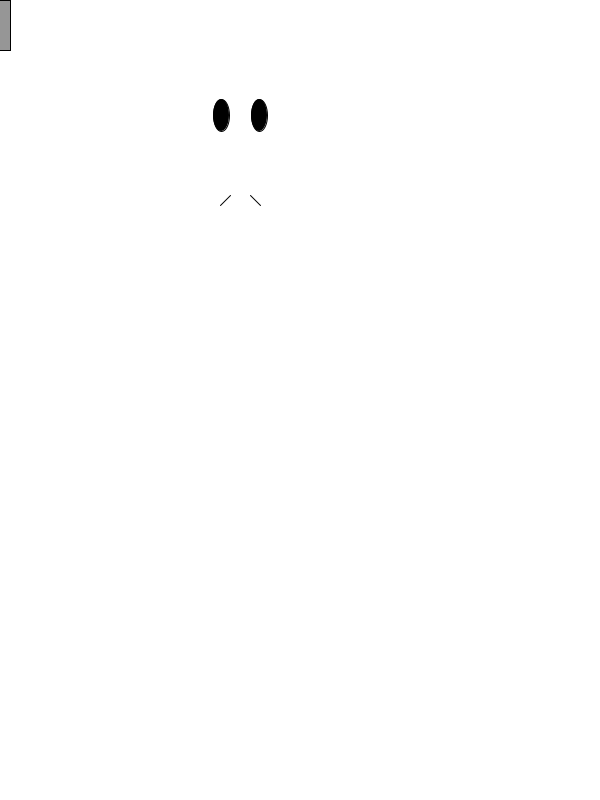
Frame 1 (no input)
Frame 60 (the mouse pressed at the canvas centre just before this capture): identical to frame 1, image omitted
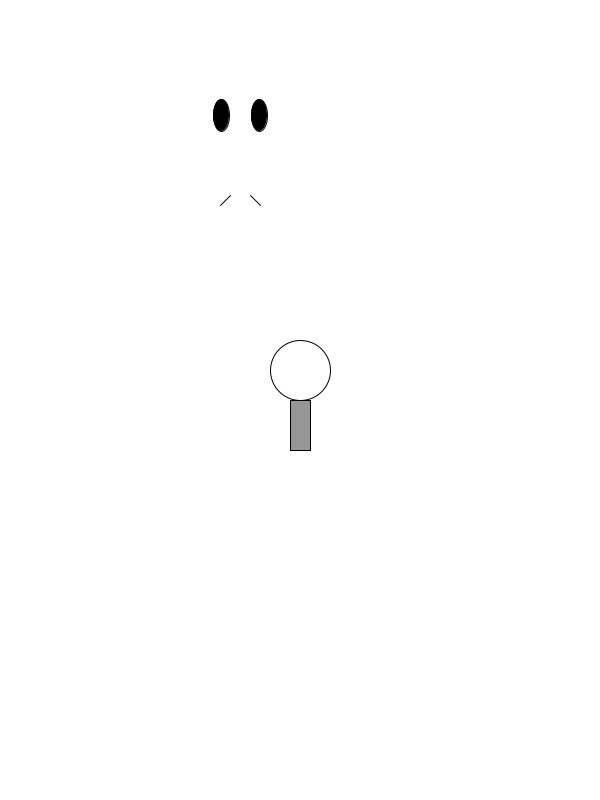
Frame 120 (the mouse held since frame 60 and released just before this capture)

The Processing sketch that drew these frames (run headless with seeded random() and noise(); from frame 60 on, the mouse is pressed at the canvas centre):

// Processing sketch: sketch_0003_interaction
// ── sketch_0003_interaction.pde
void setup() {
  size(600, 800);
}

void draw() {
  background(255);
  
  // Set ellipses and rects to CENTER mode
  ellipseMode(CENTER);
  rectMode(CENTER);
  
  drawHead(mouseX, mouseY-30);
  drawEyes();
  drawBody(mouseX, mouseY+25);
  drawLegs();
}

void drawHead(int x, int y) {
  // Head
  fill(255);
  ellipse(x, y, 60, 60);
}

void drawBody(int x, int y){
  // Body
  stroke(0);
  fill(150);
  rect(x, y, 20, 50);
}

void drawLegs() {
  // Legs
  stroke(0);
  line(230, 195, 220, 205);
  line(250, 195, 260, 205);
}

void drawEyes() {
  // Eyes
  fill(0); 
  ellipse(221, 115, 16, 32); 
  ellipse(259, 115, 16, 32);
}
